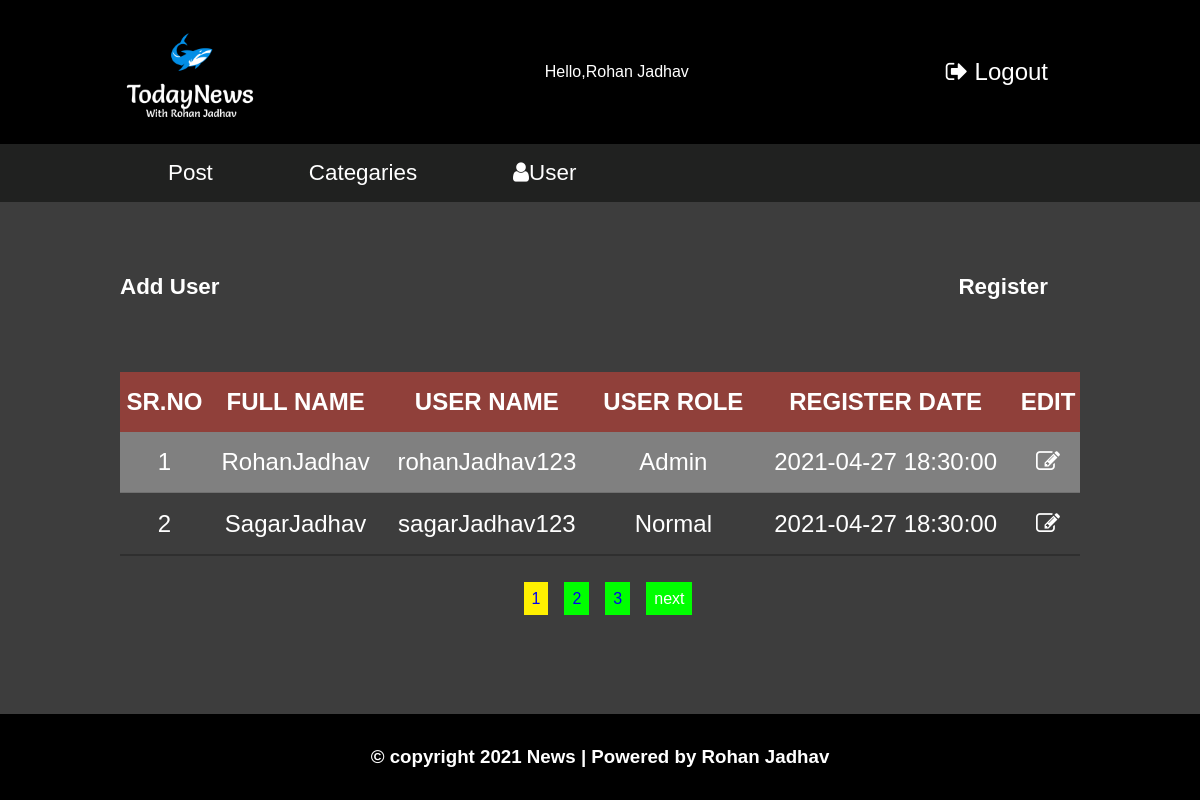
The page /admin/admin_home.php (signed in) on the database its author committed.
### tables this page shows
CREATE TABLE `user` (
  `user_id` int(11) NOT NULL,
  `first_name` varchar(20) NOT NULL,
  `last_name` varchar(20) NOT NULL,
  `user_name` varchar(20) NOT NULL,
  `email` varchar(50) NOT NULL,
  `password` varchar(10) NOT NULL,
  `user_role` int(11) NOT NULL DEFAULT 0,
  `register_date` timestamp NOT NULL DEFAULT current_timestamp()
);

### admin/admin_home.php (the view, shortened to what this page needs)
<!DOCTYPE html>
<html lang="en">
<head>
    <link rel="stylesheet" href="https://stackpath.bootstrapcdn.com/font-awesome/4.7.0/css/font-awesome.min.css">
    <link rel="stylesheet" href="css/header.css">
    <link rel="stylesheet" href="css/admin_home.css">
</head>
<body>
    <?php
     include 'header.php';
   ?>
    <div class="container">
        <div id="title">
            <h1>Add User</h1>
            <a href="add_user.php">Register</a>
        </div>
    </div>
    <div class="container">
        <div id="table">
            <table id="table">
                <?php
                    $limit = 2;
                    if(isset($_GET['page'])){
                        $page = $_GET['page'];
                    }else{
                        $page = 1;
                    }
                    $offset = ($page-1)*$limit;
                    include 'conn.php';
                    $sql = "select *from user limit {$offset},{$limit}";
                    $result = mysqli_query($conn,$sql) or die("Query Error");
                    if(mysqli_num_rows($result)>0){
                ?>
                <thead>
                    <tr>
                        <th>SR.NO</th>
                        <th>FULL NAME</th>
                        <th>USER NAME</th>
                        <th>USER ROLE</th>
                        <th>REGISTER DATE</th>
                        <th>EDIT</th>
                    </tr>
                </thead>
                <tbody>
                    <?php
                    while($res = mysqli_fetch_assoc($result)){
                        ?>
                    <tr>
                        <td>
                            <?php echo $res['user_id'];?>
                        </td>
                        <td>
                            <?php echo $res['first_name'].$res['last_name'];?>
                        </td>
                        <td>
                            <?php echo $res['user_name'];?>
                        </td>
                        <?php
                        if($res['user_role']== 0){
                            echo "<td>Normal</td>";
                        }else{
                            echo "<td>Admin</td>";
                        }
                        ?>
                        <td>
                            <?php echo $res['register_date'];?>
                        </td>
                        <td><a href="edit.php"><i class="fa fa-pencil-square-o"></i></a></td>
                    </tr>
                    <?php
                        }
                        ?>
                </tbody>
            </table>
        </div>
        <?php
            }
            $sql1 = "select *from user";
            $result1 = mysqli_query($conn,$sql1) or die("Query Error");
            if(mysqli_num_rows($result1)>0){
               $totle = mysqli_num_rows($result1);
               $totle_page = ceil($totle/$limit);
               echo "<ul id='pagenation'>";
               for($i=1;$i<=$totle_page;$i++){
                   if($i==$page){
                    $activat = "background-color:#fff000;";
                    }else{
                        $activat = "";
                    }
                       echo '<li><a href="admin_home.php?page='.$i.'" style='.$activat.'>'.$i.'</a></li>';
                }
                if($totle_page>$page){
                    echo "<li><a href='admin_home.php?page=".($page +1)."' id='next'>next</a></li>";
                }
                echo "</ul>";
            }
        ?>
    </div>
    <?php include 'footer.php' ?>
</body>
</html>

### admin/css/header.css (style rules this page uses)
* { padding:0px; margin:0px; box-sizing: border-box; font-family: Arial, Helvetica, sans-serif; }
.container { width:80%; margin:0px auto; }

### admin/css/admin_home.css (style rules this page uses)
body { background-color:#3d3d3d; }
#title { display:flex; justify-content: space-between; padding: 4rem 0rem; align-items: center; }
#title h1 { color:#ffffff; }
#title a { color:#ffffff; padding:0.5rem 2rem; text-decoration:none; font-size:1.4rem; font-weight:bold; }
table { border-collapse:collapse; width:100%; font-size:1.5rem; color:#ffffff; }
table thead tr { background-color:#f4433673; }
table thead tr th,tbody tr td { padding:1rem 0rem; }
table tbody tr { text-align:center; padding:1rem 0rem; }
table tbody tr:nth-child(odd) { background-color:#ebebeb63; border-bottom:2px solid #3a3a3a3a; }
table tbody tr:nth-child(even) { border-bottom:2px solid #0000003a; }
#pagenation { display:flex; justify-content:center; position:relative; top:2.1rem; }
#pagenation li { list-style:none; }
#pagenation li a { text-decoration:none; background-color:#00ff00; padding:0.5rem; margin-left:1rem; }
.fa-pencil-square-o { color:#ffffff; }
#next { color:#ffffff; }

### admin/css/responsive.css (style rules this page uses)
#title h1 { font-size:1.4rem; }

### rows shown on the page
user: user_id "1", first_name "Rohan", last_name "Jadhav", user_name "rohanJadhav123", user_role "Admin", register_date "2021-04-27 18:30:00"
user: user_id "2", first_name "Sagar", last_name "Jadhav", user_name "sagarJadhav123", user_role "Normal", register_date "2021-04-27 18:30:00"

### other values the page prints
$_SESSION['firstName'] "Rohan"
$_SESSION['lastName'] "Jadhav"
